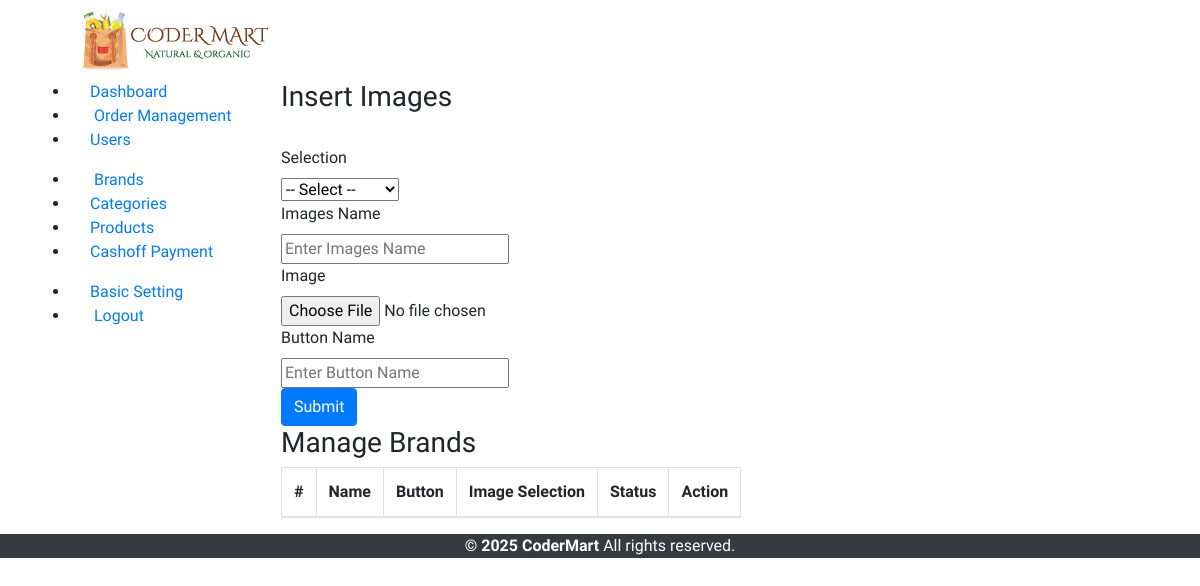
Before: /admin/images.php (signed in) with the older database file.
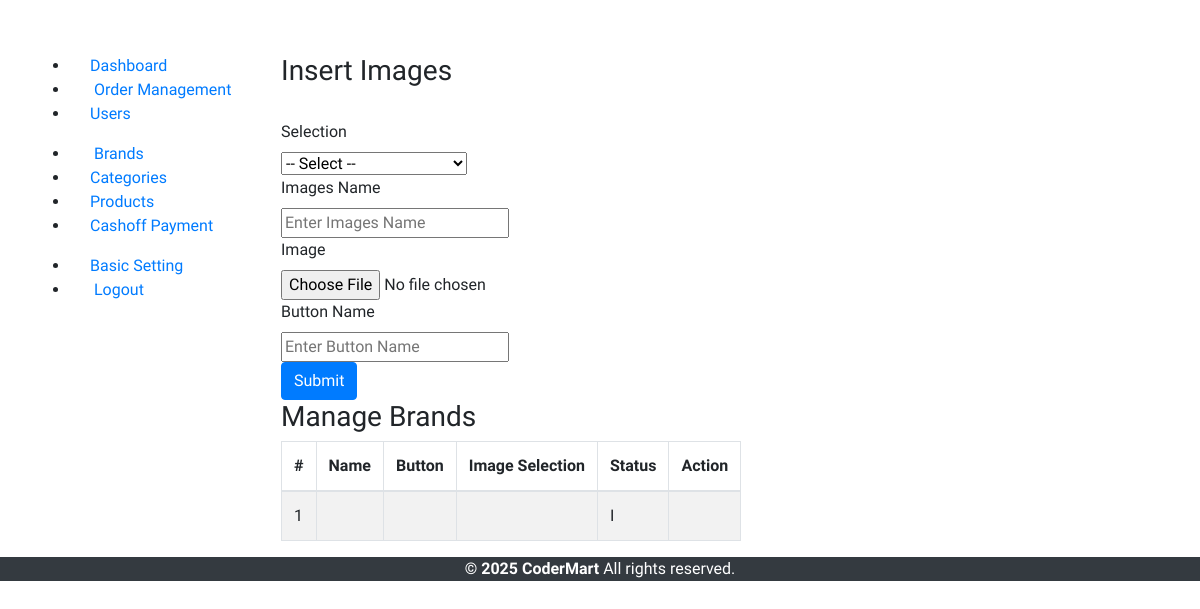
After: the same page with the newer database file.
### tables this page shows
CREATE TABLE `basic` (
  `id` int(11) NOT NULL,
  `compId` int(11) NOT NULL,
  `description` varchar(1024) DEFAULT NULL,
  `address` varchar(255) NOT NULL,
  `phone` varchar(25) NOT NULL,
  `office_phone` varchar(25) NOT NULL,
  `email` varchar(100) NOT NULL,
  `logo` varchar(255) NOT NULL,
  `currency` varchar(255) NOT NULL,
  `facebook` varchar(100) NOT NULL,
  `twitter` varchar(100) NOT NULL,
  `linkedin` varchar(100) NOT NULL,
  `delivery_method` varchar(255) NOT NULL,
  `messanger_group` varchar(150) NOT NULL,
  `whatapps_group` varchar(150) NOT NULL,
  `open_time` varchar(100) NOT NULL,
  `close_time` varchar(100) NOT NULL,
  `updationDate` timestamp NOT NULL DEFAULT current_timestamp()
);

CREATE TABLE `images` (
  `id` int(11) NOT NULL,
  `imgType` varchar(5) NOT NULL,
  `image` varchar(255) NOT NULL,
  `imgName` varchar(255) NOT NULL,
  `imgDesc` varchar(255) NOT NULL,
  `status` varchar(10) NOT NULL
);

### admin/images.php (the view, shortened to what the changed rows need)
<?php
   include('include/config.php');
   if(strlen($_SESSION['alogin'])==0)
   	{
   header('location:index.php');
   }
   else{
   ?>
<!DOCTYPE html>
<html lang="en">
   <head>
       <?php include('include/head.php');?>
   </head>
   <body>
      <?php include('include/header.php');?>
      <div class="wrapper">
         <div class="container">
            <div class="row">
               <div class="span9">
                  <div class="content">
                     <div class="module">
                        <div class="module-body table">
                           <table cellpadding="0" cellspacing="0" border="0" class="datatable-1 table table-bordered table-striped	 display" width="100%">
                              <thead>
                                 <tr>
                                    <th>#</th>
                                    <th>Name</th>
									<th>Button</th>
                                    <th>Image Selection</th>
                                    <th>Status</th>
                                    <th>Action</th>
                                 </tr>
                              </thead>
                              <tbody>
                                 <?php $query=mysqli_query($con,"select * from images");
                                    $cnt=1;
                                    while($row=mysqli_fetch_array($query))
                                    {
                                    ?>
                                 <tr>
                                    <td><?php echo htmlentities($cnt);?></td>
                                    <td><?php echo htmlentities($row['imagesName']);?></td>
                                    <td><?php echo htmlentities($row['buttonName']);?></td>
                                    <td><?php echo htmlentities($row['imageSelect']);?></td>
                                    <td><?php echo htmlentities($row['status']);?></td>
                                    <td>
                                       <a href="edit-images.php?id=<?php echo $row['id']?>" ><i class="icon-edit"></i></a>
                                       <a href="images.php?id=<?php echo $row['id']?>&del=delete" onClick="return confirm('Are you sure you want to delete?')"><i class="icon-remove-sign"></i></a>
                                    </td>
                                 </tr>
                                 <?php $cnt=$cnt+1; } ?>
                           </table>
                        </div>
                     </div>
                  </div>
               </div>
            </div>
         </div>
      </div>
      <?php include('include/head.php');?>
   </body>
   <?php } ?>

### admin/include/header.php (shortened to what the changed rows need)
<div class="navbar navbar-fixed-top">
   <div class="navbar-inner">
      <div class="container">
		 <a class="brand" href="home.php">
					<?php
					$sql=mysqli_query($con,"select * from basic where id='1'");
					while($row=mysqli_fetch_array($sql))
					{	?>
					<img src="logo/<?php echo $row['id'];?>/<?php echo $row['logo'];?>"  alt="<?php if(isset($compName)){ echo $compName;}?>"/>
					<?php } ?>
				</a>
      </div>
   </div>
</div>

Changed rows visible on the page:
removed basic: logo (picture)
added images: status "I"
